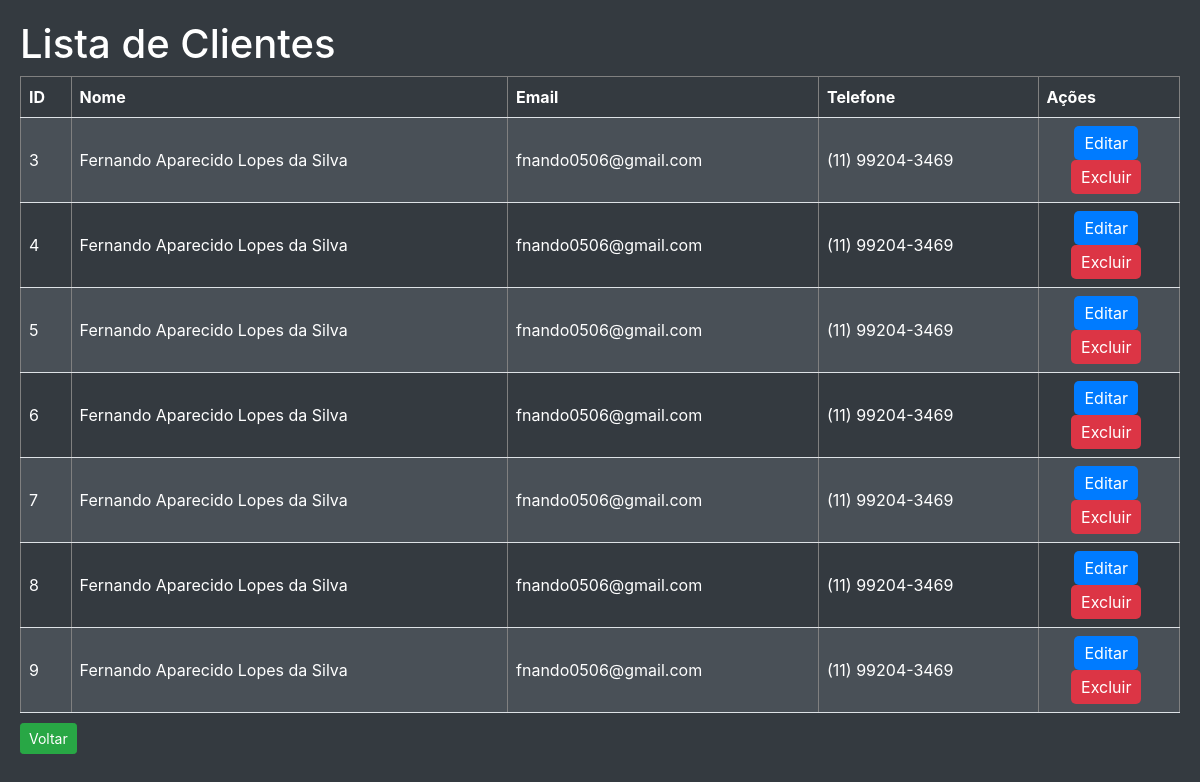
The app's page /listar_clientes.php, older data.
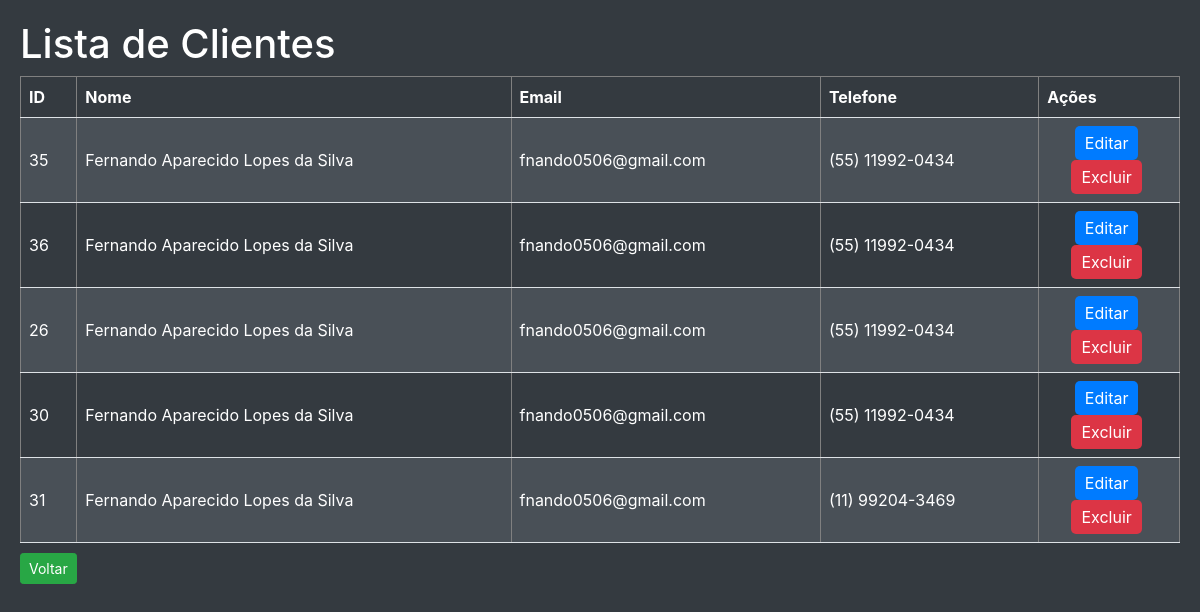
The same page, newer data.
### tables this page shows
CREATE TABLE IF NOT EXISTS `clientes` (
  `id_cliente` int NOT NULL AUTO_INCREMENT,
  `nome` varchar(100) NOT NULL,
  `data_nascimento` date DEFAULT NULL,
  `email` varchar(100) NOT NULL,
  `telefone` varchar(20) DEFAULT NULL,
  PRIMARY KEY (`id_cliente`)
);

### php/funcoes_clientes.php (called while the page is built)
<?php
function listarClientes($conexao) {
    $sql = "SELECT * FROM clientes";
    $resultado = mysqli_query($conexao, $sql);
    if ($resultado) {
        $clientes = array();
        while ($cliente = mysqli_fetch_assoc($resultado)) {
            $clientes[] = $cliente;
        }
        return $clientes;
    } else {
        return array();
    }
}
?>

### listar_clientes.php (the view, shortened to what this page needs)
<?php
include_once('php/conexao.php');
include_once('php/funcoes_clientes.php');
$clientes = listarClientes($conexao);
?>
<!DOCTYPE html>
<html lang="pt-BR">
<head>
    <link rel="stylesheet" href="../css/bootstrap.css">
</head>
<body>
    <h1>Lista de Clientes</h1>
    <table border="1">
        <thead>
            <tr>
                <th>ID</th>
                <th>Nome</th>
                <th>Email</th>
                <th>Telefone</th>
                <th>Ações</th>
            </tr>
        </thead>
        <tbody>
            <?php foreach($clientes as $cliente): ?>
                <tr>
                    <td><?php echo $cliente['id_cliente']; ?></td>
                    <td><?php echo $cliente['nome']; ?></td>
                    <td><?php echo $cliente['email']; ?></td>
                    <td><?php echo $cliente['telefone']; ?></td>
                    <td class="btn-container">
                        <form action="editar_cliente.php" method="GET">
                            <button type="submit" class="btn-action btn-edit">Editar</button>
                        </form>
                        <form action="excluir_cliente.php" method="GET" onsubmit="return confirm('Tem certeza que deseja excluir este cliente?');">
                            <button type="submit" class="btn-action btn-delete">Excluir</button>
                        </form>
                    </td>
                </tr>
            <?php endforeach; ?>
        </tbody>
    </table>
    <button type="button" class="btn btn-sm btn-success btn-back" onclick="window.location.href='admin.php'">Voltar</button>
</body>
</html>

Row changes from the older to the newer data that the page shows:
removed clientes: id_cliente "3", nome "Fernando Aparecido Lopes da Silva", email "fnando0506@gmail.com", telefone "(11) 99204-3469"
removed clientes: id_cliente "4", nome "Fernando Aparecido Lopes da Silva", email "fnando0506@gmail.com", telefone "(11) 99204-3469"
removed clientes: id_cliente "5", nome "Fernando Aparecido Lopes da Silva", email "fnando0506@gmail.com", telefone "(11) 99204-3469"
removed clientes: id_cliente "6", nome "Fernando Aparecido Lopes da Silva", email "fnando0506@gmail.com", telefone "(11) 99204-3469"
removed clientes: id_cliente "7", nome "Fernando Aparecido Lopes da Silva", email "fnando0506@gmail.com", telefone "(11) 99204-3469"
removed clientes: id_cliente "8", nome "Fernando Aparecido Lopes da Silva", email "fnando0506@gmail.com", telefone "(11) 99204-3469"
removed clientes: id_cliente "9", nome "Fernando Aparecido Lopes da Silva", email "fnando0506@gmail.com", telefone "(11) 99204-3469"
added clientes: id_cliente "35", nome "Fernando Aparecido Lopes da Silva", email "fnando0506@gmail.com", telefone "(55) 11992-0434"
added clientes: id_cliente "36", nome "Fernando Aparecido Lopes da Silva", email "fnando0506@gmail.com", telefone "(55) 11992-0434"
added clientes: id_cliente "26", nome "Fernando Aparecido Lopes da Silva", email "fnando0506@gmail.com", telefone "(55) 11992-0434"
added clientes: id_cliente "30", nome "Fernando Aparecido Lopes da Silva", email "fnando0506@gmail.com", telefone "(55) 11992-0434"
added clientes: id_cliente "31", nome "Fernando Aparecido Lopes da Silva", email "fnando0506@gmail.com", telefone "(11) 99204-3469"
